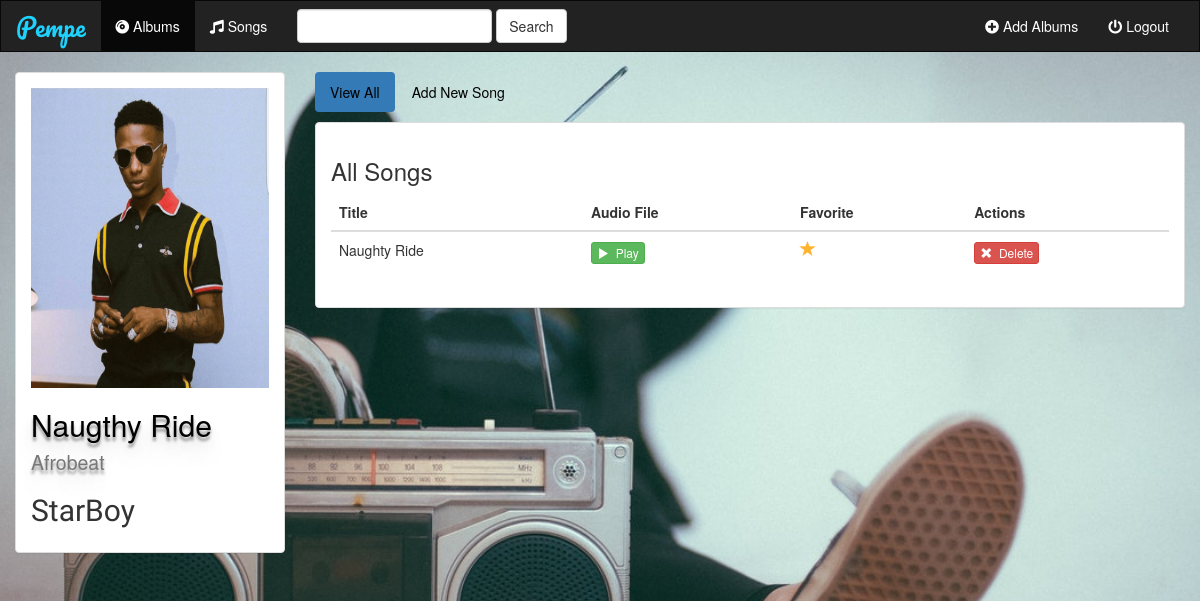
The page /music/5/ (signed in) on the database its author committed.
### music/models.py (models this page shows, shortened)
class Album(models.Model):
    artist = models.CharField(max_length=250)
    album_title = models.CharField(max_length=500)
    genre = models.CharField(max_length=100)
    album_logo = models.FileField()
    is_favorite = models.BooleanField(default=False)
    def __str__(self):
        return self.album_title + " - " + self.artist

class Song(models.Model):
    album = models.ForeignKey(Album, on_delete=models.CASCADE)
    song_title = models.CharField(max_length=250)
    audio_file = models.FileField(default='')
    is_favorite = models.BooleanField(default=False)

### music/views.py (the view)
# urls.py: url(r'^(?P<album_id>[0-9]+)/$', views.detail, name='detail'),
def detail(request, album_id):
    if not request.user.is_authenticated():
        return render(request, 'music/login.html')
    else:
        user = request.user
        album = get_object_or_404(Album, pk=album_id)
        return render(request, 'music/detail.html', {'album': album, 'user': user})

### music/templates/music/detail.html (shortened to what this page needs)
{% extends 'music/base.html' %}
{% block albums_active %}active{% endblock %}
{% block body %}
<div class="container-fluid songs-container">
    <div class="row">
        <div class="col-sm-4 col-md-3">
            <div class="panel panel-default">
                <div class="panel-body">
                    <a href="{% url 'music:detail' album.id %}">
                        {% if album.album_logo %}
                            <img style="height: 300px;width: 100%" src="{{ album.album_logo.url }}" class="img-responsive">
                        {% else %}
                            <h3>No image to display</h3>
                        {% endif %}
                    </a>
                    <h1 style="text-shadow: 0px 4px 3px rgba(0,0,0,0.4),
                                            0px 8px 13px rgba(0,0,0,0.1),
                                            0px 18px 23px rgba(0,0,0,0.1);
                                            font-size: 30px;
                                            color: #000000">{{ album.album_title }}
                        <small>{{ album.genre }}</small></h1>
                    <h2 style="font-family: 'Courgette', cursive;">{{ album.artist }}</h2>
                </div>
            </div>
        </div>
        <div class="col-sm-8 col-md-9">
            <ul class="nav nav-pills" style="margin-bottom: 10px;">
                <li role="presentation" class="active"><a style="color: #000000;" href="{% url 'music:detail' album.id %}">View All</a></li>
                <li role="presentation"><a style="color: #000000;" href="{% url 'music:create_song' album.id %}">Add New Song</a></li>
            </ul>
            <div class="panel panel-default">
                <div class="panel-body">
                    <h3>All Songs</h3>
                    <table class="table">
                        <thead>
                        <tr>
                            <th>Title</th>
                            <th>Audio File</th>
                            <th>Favorite</th>
                            <th>Actions</th>
                        </tr>
                        </thead>
                        <tbody>
                        {% for song in album.song_set.all %}
                            <tr>
                                <td>{{ song.song_title }}</td>
                                <td>
                                    <a target="_blank" href="{{ song.audio_file.url }}">
                                        <button type="button" class="btn btn-success btn-xs">
                                            <span class="glyphicon glyphicon-play"></span>&nbsp; Play
                                        </button>
                                    </a>
                                </td>
                                <td>
                                    <a href="{% url 'music:favorite' song.id %}" class="btn-favorite"><span class="glyphicon glyphicon-star {% if song.is_favorite %}active{% endif %}"></span></a>
                                </td>
                                <td>
                                    <form action="{% url 'music:delete_song' album.id song.id %}" method="post" style="display: inline;">
                                        <button type="submit" class="btn btn-danger btn-xs">
                                            <span class="glyphicon glyphicon-remove"></span>&nbsp; Delete
                                        </button>
                                    </form>
                                </td>
                            </tr>
                        {% endfor %}
                        </tbody>
                    </table>
                </div>
            </div>
        </div>
    </div>
</div>
{% endblock %}

### music/static/music/style.css (style rules this page uses)
body { background: white url("images/background.jpg"); background-size: cover; background-repeat: no-repeat; background-position: center; background-attachment: fixed; }
.glyphicon-star.active { color: #CCCCCC; font-size: 16px; }
.glyphicon-star.active { color: #FDB230; }

### rows shown on the page
Album: album_logo (picture), album_title "Naugthy Ride", genre "Afrobeat", artist "StarBoy"
Song: song_title "Naughty Ride", is_favorite True (drawn)
